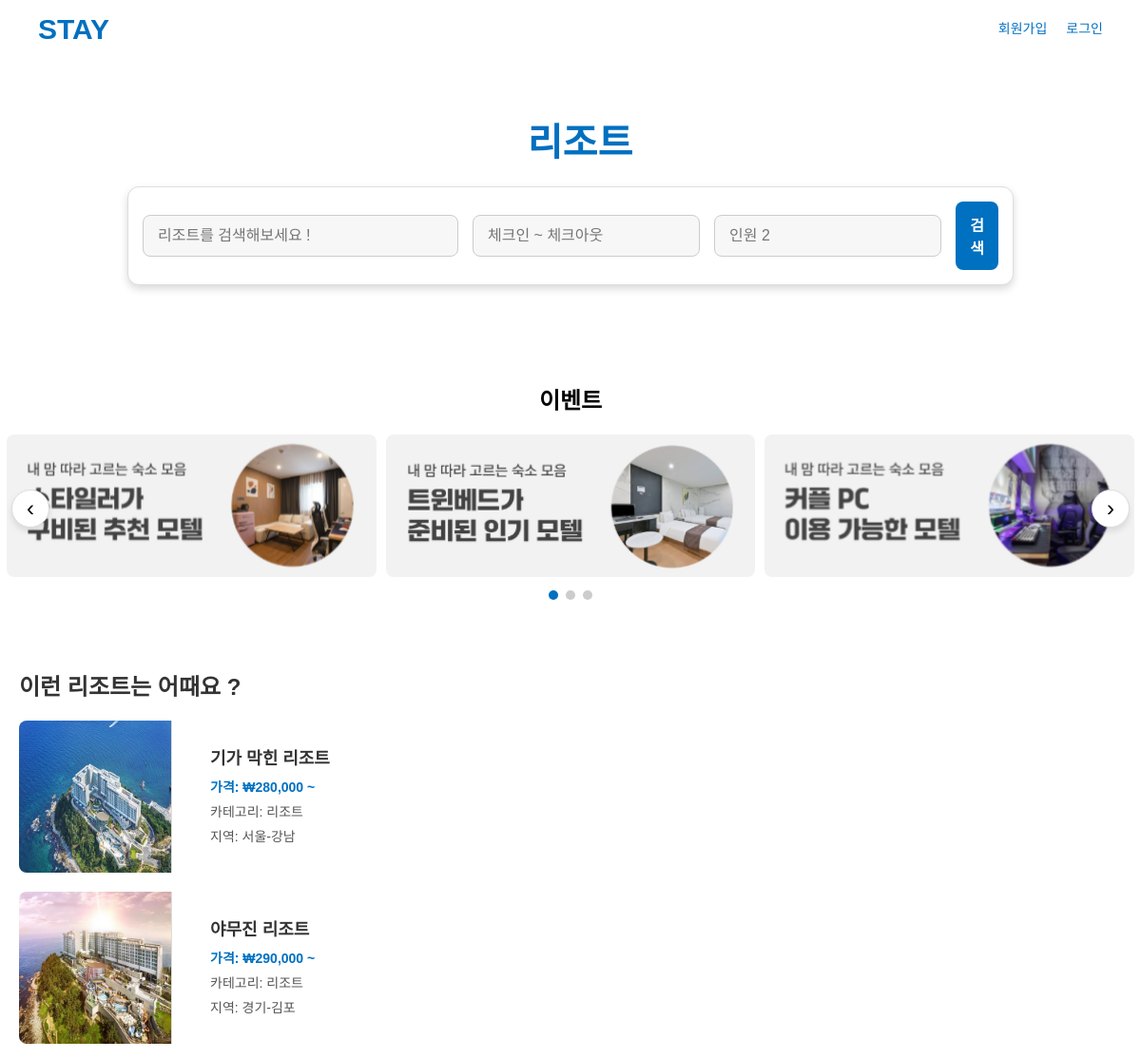
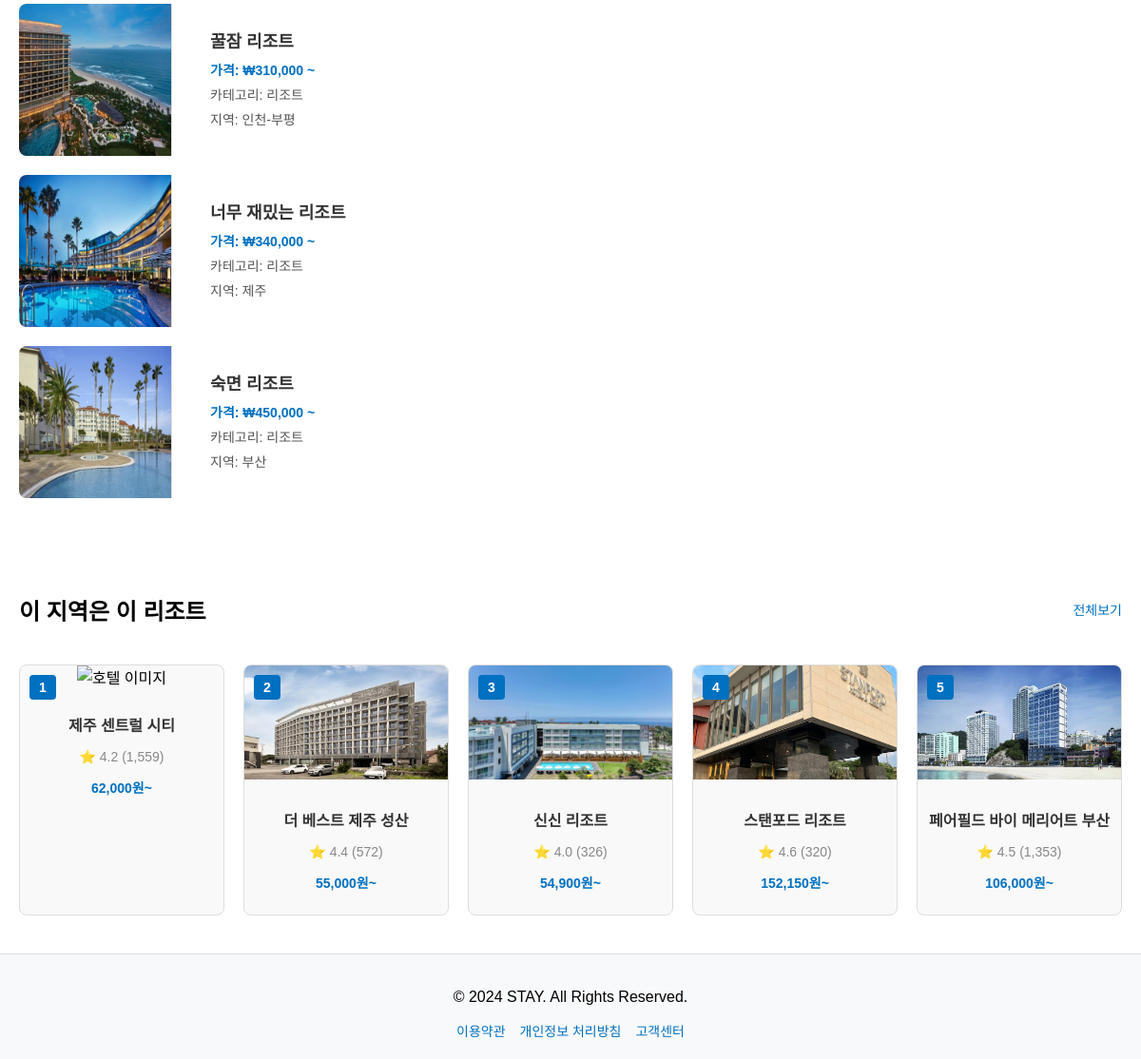
The page /resort.php on the database its author committed (2 pictures, top to bottom).
### tables this page shows
CREATE TABLE `rooms` (
  `room_code` varchar(50) NOT NULL,
  `room_name` varchar(100) NOT NULL,
  `room_price` decimal(10,2) NOT NULL,
  `content_img` varchar(255) NOT NULL,
  `content_img1` varchar(255) DEFAULT NULL,
  `content_img2` varchar(255) DEFAULT NULL,
  `content_img3` varchar(255) DEFAULT NULL,
  `content_img4` varchar(255) DEFAULT NULL,
  `category_large` varchar(50) NOT NULL,
  `category_small` varchar(50) DEFAULT NULL,
  `created_at` datetime DEFAULT current_timestamp(),
  `room_location` varchar(255) NOT NULL
);

### resort.php (the view, shortened to what this page needs)
<?php
$host = 'localhost';
$dbname = 'stay';
$username = 'root';
$password = "";
$conn = new mysqli($host, $username, $password, $dbname);
$minPrice = $_GET['min_price'] ?? 0;
$maxPrice = $_GET['max_price'] ?? 500000;
$categoryLarge = $_GET['category_large'] ?? '리조트';
$sql = "SELECT * FROM rooms WHERE room_price BETWEEN ? AND ?";
$params = [$minPrice, $maxPrice];
$types = "ii";
if (!empty($categoryLarge)) {
    $sql .= " AND category_large = ?";
    $params[] = $categoryLarge;
    $types .= "s";
}
$stmt = $conn->prepare($sql);
$stmt->bind_param($types, ...$params);
$stmt->execute();
$result = $stmt->get_result();
?>
<!DOCTYPE html>
<html lang="en">
<head>
    <link rel="stylesheet" href="css/buttonstyle.css">
</head>
<body>
    <header>
        <div class="header-wrapper">
            <a href="index.php" class="logo1">STAY</a>
            <div class="util-menu">
                <?php if (isset($_SESSION['id'])): ?>
                    <a href="logout.php">로그아웃</a>
                    <a href="my-page_member_pwd.php">마이페이지</a>
                <?php else: ?>
                    <a href="sign_up.php">회원가입</a>
                    <a href="login.php">로그인</a>
                <?php endif; ?>
            </div>
        </div>
    </header>
    <section class="search-section">
        <div class="search-wrapper">
            <a href="#" class="logo">리조트</a>
            <form class="search-form" action="search.php" method="GET">
                <div class="input-group">
                    <input type="text" placeholder="리조트를 검색해보세요 !" class="wide-input">
                </div>
                <div class="input-group">
                    <div class="date-picker">
                        <input type="text" id="date-input" placeholder="체크인 ~ 체크아웃" readonly />
                    </div>
                    <input type="text" placeholder="인원 2">
                </div>
                <button type="submit">검색</button>
            </form>
        </div>
    </section>
    <section class="carousel-section">
        <h2>이벤트</h2>
        <div class="carousel-container">
            <div class="carousel">
                <div class="carousel-item">
                    <img src="img/contents/event1.png" alt="이벤트 1">
                </div>
                <div class="carousel-item">
                    <img src="img/contents/event2.png" alt="이벤트 2">
                </div>
                <div class="carousel-item">
                    <img src="img/contents/event3.png" alt="이벤트 3">
                </div>
            </div>
            <button class="carousel-prev">‹</button>
            <button class="carousel-next">›</button>
            <div class="carousel-indicators">
                <span data-index="0" class="active"></span>
                <span data-index="1"></span>
                <span data-index="2"></span>
            </div>
        </div>
    </section>
    <section>
        <div class="results">
            <h1>이런 리조트는 어때요 ?</h1>
            <div class="result-list">
                <?php if ($result->num_rows > 0): ?>
                    <?php while ($row = $result->fetch_assoc()): ?>
                        <a href="contents_detail.php?content_code=<?= urlencode($row['room_code']) ?>" class="result-item-link">
                            <div class="result-item">
                                <img src="<?= htmlspecialchars($row['content_img']) ?>" alt="숙소 이미지" class="result-item-img">
                                <div class="info">
                                    <h3><?= htmlspecialchars($row['room_name']) ?></h3>
                                    <p>가격: ₩<?= number_format($row['room_price']) ?> ~</p>
                                    <p>카테고리: <?= htmlspecialchars($row['category_large']) ?></p>
                                    <p>지역: <?= htmlspecialchars($row['room_location']) ?></p>
                                </div>
                            </div>
                        </a>
                    <?php endwhile; ?>
                <?php else: ?>
                    <p>검색 결과가 없습니다.</p>
                <?php endif; ?>
            </div>
        </div>
    </section>
    <section class="recommend-hotels">
        <div class="section-header">
            <h2>이 지역은 이 리조트</h2>
            <a href="#" class="view-all">전체보기</a>
        </div>
        <div class="hotel-list">
            <div class="hotel-item">
                <div class="rank">1</div>
                <img src="img/index/index1.jpg" alt="호텔 이미지">
                <div class="hotel-info">
                    <h3>제주 센트럴 시티</h3>
                    <p class="rating">⭐ 4.2 (1,559)</p>
                    <p class="price">62,000원~</p>
                </div>
            </div>
            <div class="hotel-item">
                <div class="rank">2</div>
                <img src="img/index/index2.jpg" alt="호텔 이미지">
                <div class="hotel-info">
                    <h3>더 베스트 제주 성산</h3>
                    <p class="rating">⭐ 4.4 (572)</p>
                    <p class="price">55,000원~</p>
                </div>
            </div>
            <div class="hotel-item">
                <div class="rank">3</div>
                <img src="img/index/index3.jpg" alt="호텔 이미지">
                <div class="hotel-info">
                    <h3>신신 리조트</h3>
                    <p class="rating">⭐ 4.0 (326)</p>
                    <p class="price">54,900원~</p>
                </div>
            </div>
            <div class="hotel-item">
                <div class="rank">4</div>
                <img src="img/index/index4.jpg" alt="호텔 이미지">
                <div class="hotel-info">
                    <h3>스탠포드 리조트</h3>
                    <p class="rating">⭐ 4.6 (320)</p>
                    <p class="price">152,150원~</p>
                </div>
            </div>
            <div class="hotel-item">
                <div class="rank">5</div>
                <img src="img/index/index5.jpg" alt="호텔 이미지">
                <div class="hotel-info">
                    <h3>페어필드 바이 메리어트 부산</h3>
                    <p class="rating">⭐ 4.5 (1,353)</p>
                    <p class="price">106,000원~</p>
                </div>
            </div>
        </div>
    </section>
    <footer>
        <div class="footer-wrapper">
            <p>&copy; 2024 STAY. All Rights Reserved.</p>
            <nav class="footer-nav">
                <a href="#">이용약관</a>
                <a href="#">개인정보 처리방침</a>
                <a href="#">고객센터</a>
            </nav>
        </div>
    </footer>
</body>
</html>

### rows shown on the page
rooms: content_img (picture), room_name "기가 막힌 리조트", room_price "280,000", category_large "리조트", room_location "서울-강남"
rooms: content_img (picture), room_name "야무진 리조트", room_price "290,000", category_large "리조트", room_location "경기-김포"
rooms: content_img (picture), room_name "꿀잠 리조트", room_price "310,000", category_large "리조트", room_location "인천-부평"
rooms: content_img (picture), room_name "너무 재밌는 리조트", room_price "340,000", category_large "리조트", room_location "제주"
rooms: content_img (picture), room_name "숙면 리조트", room_price "450,000", category_large "리조트", room_location "부산"
